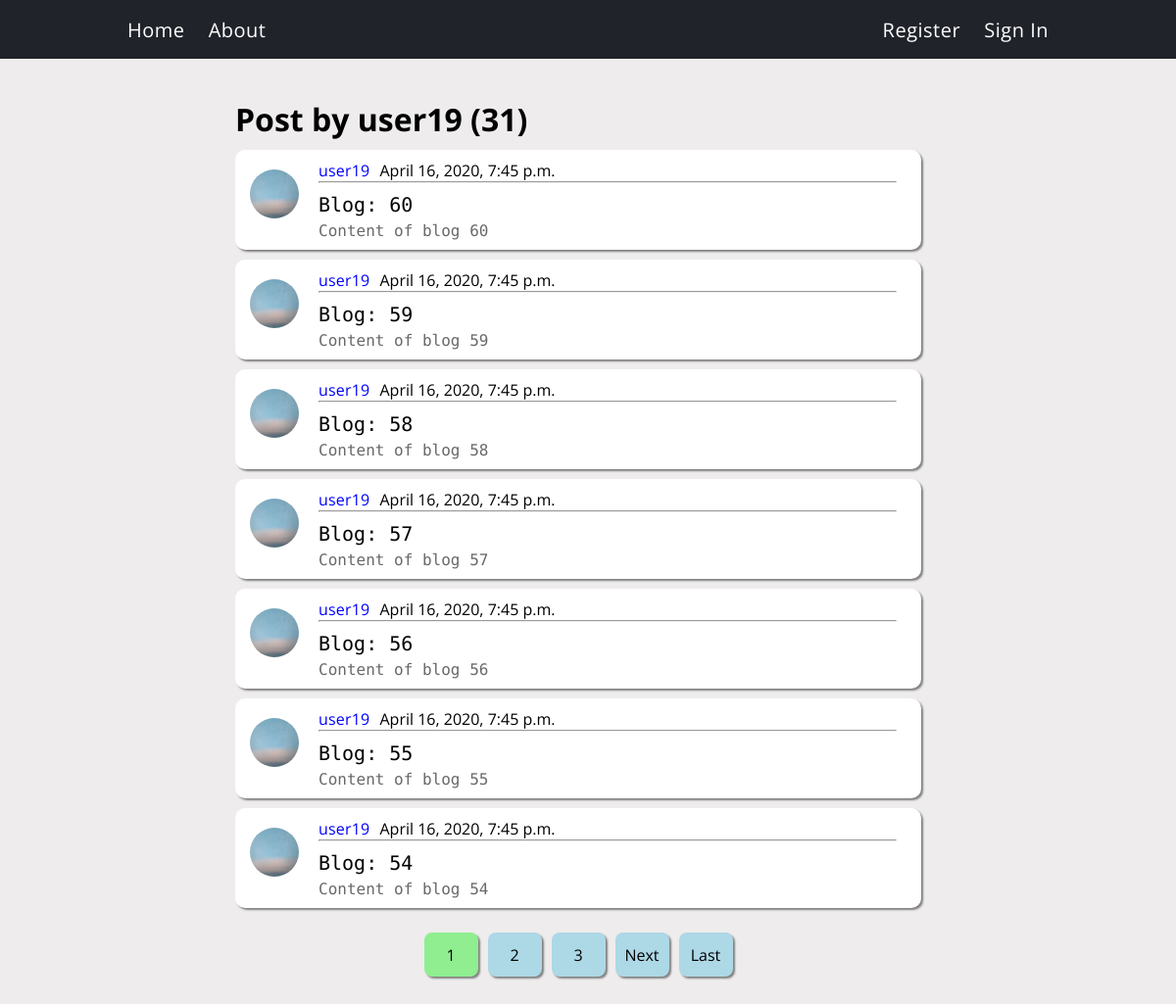
The app's page /user/user19/, older data.
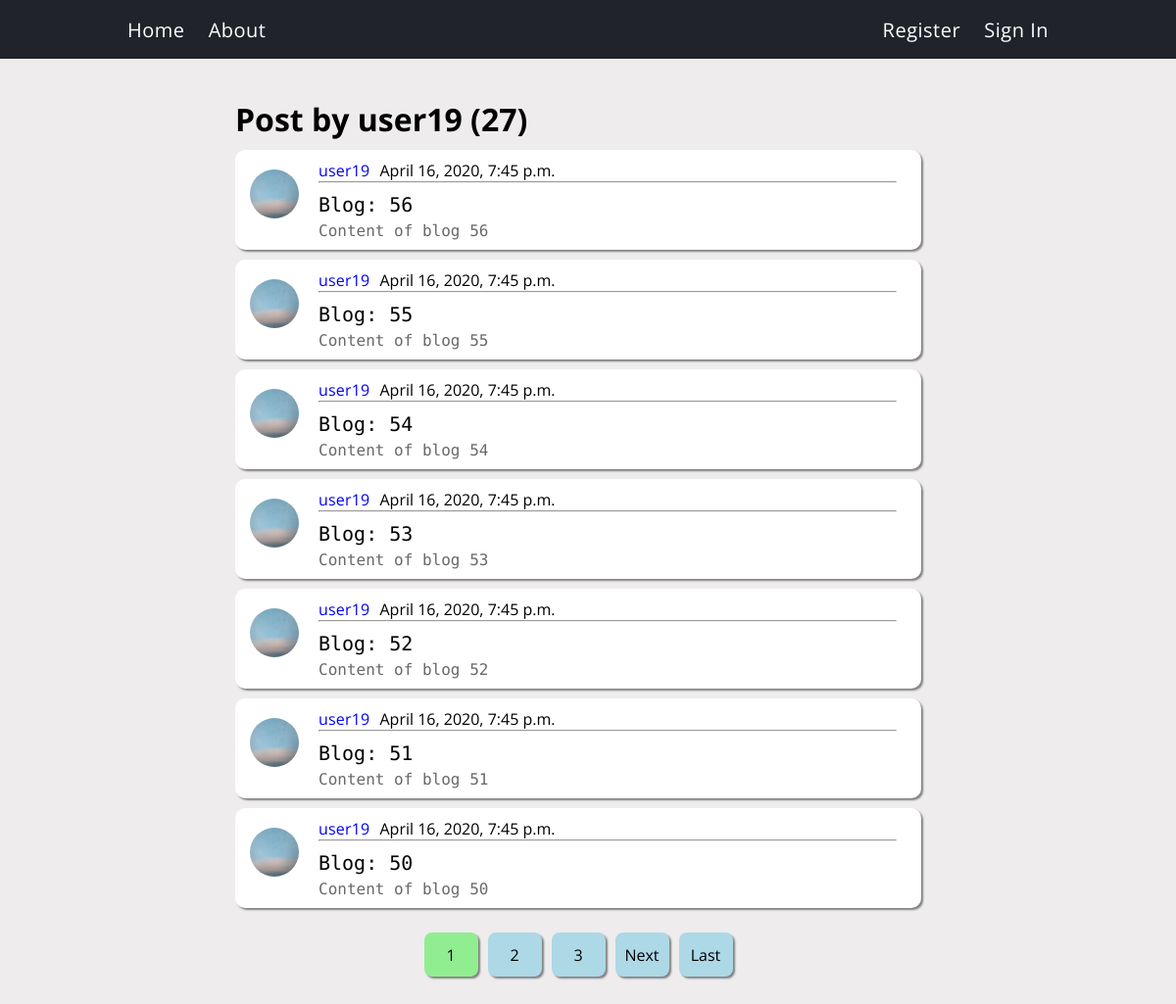
The same page, newer data.
### blog/models.py (models this page shows, shortened)
class Post(models.Model):
    title = models.CharField(max_length=100)
    content = models.TextField()
    date_posted = models.DateTimeField(default=timezone.now)
    author = models.ForeignKey(User,on_delete=models.CASCADE)

### users/models.py (models this page shows, shortened)
class Profile(models.Model):
    user = models.OneToOneField(User,on_delete=models.CASCADE)
    image = models.ImageField(default='default.jpg',upload_to='profile_pics')

### blog/views.py (the view)
# urls.py: path('user/<str:username>/', UserPostListView.as_view(),name='user-posts'),
class UserPostListView(ListView):
    model = Post
    template_name = 'blog/user_post.html'
    context_object_name = 'posts'
    paginate_by = 7
    def get_queryset(self):
        user = get_object_or_404(User,username = self.kwargs.get('username'))
        return Post.objects.filter(author = user).order_by('-date_posted')

### blog/templates/blog/user_post.html (shortened to what this page needs)
{% extends "blog/base.html" %}
{% block content %}
<div class="postLists">
    <h1 class = "author" >Post by {{view.kwargs.username}} ({{page_obj.paginator.count}})</h1>
    {% for post in posts%}
    <div class="post">
        <img class = "authorImg"src="{{post.author.profile.image.url}}">
        <div class = "postInfo">
            <div class = "infoTop">
                <a class = "userLink"href="{% url 'user-posts' post.author.username %}">{{post.author}}</a>{{post.date_posted}}
            </div>
            <hr>
            <div class="infoBot">
            <a class="postTitle"href="{% url 'post-detail' post.pk %}">{{ post.title }}<a>
            <p class="postContent">{{post.content}}</p>
            </div>
        </div>
    </div>
    {% endfor%}
    <div class="pages">
    {% if is_paginated %}
        {% for num in page_obj.paginator.page_range %}
            {% if page_obj.number == num %}
                <a class = "pagesBtn pagesBtnCurrent" href="?page={{num}}" style="color:black;text-decoration:none;">{{num}}</a>
            {% elif num > page_obj.number|add:'-3' and num < page_obj.number|add:'3'%}
                <a class = "pagesBtn" href="?page={{num}}" style="color:black;text-decoration:none;">{{num}}</a>
            {% endif %}
        {% endfor %}
        {% if page_obj.has_next %}
            <a class = "pagesBtn" href="?page={{page_obj.next_page_number}}">Next</a>
            <a class = "pagesBtn" href="?page={{page_obj.paginator.num_pages}}">Last</a>
        {% endif %}
    {% endif %}
    </div>
</div>
{% endblock content%}

Row changes from the older to the newer data that the page shows:
removed Post: author.profile.image (placeholder picture), author "user19", date_posted "April 16, 2020, 7:45 p.m.", title "Blog: 60", content "Content of blog 60"
removed Post: author.profile.image (placeholder picture), author "user19", date_posted "April 16, 2020, 7:45 p.m.", title "Blog: 59", content "Content of blog 59"
removed Post: author.profile.image (placeholder picture), author "user19", date_posted "April 16, 2020, 7:45 p.m.", title "Blog: 58", content "Content of blog 58"
removed Post: author.profile.image (placeholder picture), author "user19", date_posted "April 16, 2020, 7:45 p.m.", title "Blog: 57", content "Content of blog 57"
now on this page (row unchanged): Post: author.profile.image (placeholder picture), author "user19", date_posted "April 16, 2020, 7:45 p.m.", title "Blog: 53", content "Content of blog 53"
now on this page (row unchanged): Post: author.profile.image (placeholder picture), author "user19", date_posted "April 16, 2020, 7:45 p.m.", title "Blog: 52", content "Content of blog 52"
now on this page (row unchanged): Post: author.profile.image (placeholder picture), author "user19", date_posted "April 16, 2020, 7:45 p.m.", title "Blog: 51", content "Content of blog 51"
now on this page (row unchanged): Post: author.profile.image (placeholder picture), author "user19", date_posted "April 16, 2020, 7:45 p.m.", title "Blog: 50", content "Content of blog 50"
Text that changed along with them:
{{ page_obj.paginator.count }}: "31" → "27"
